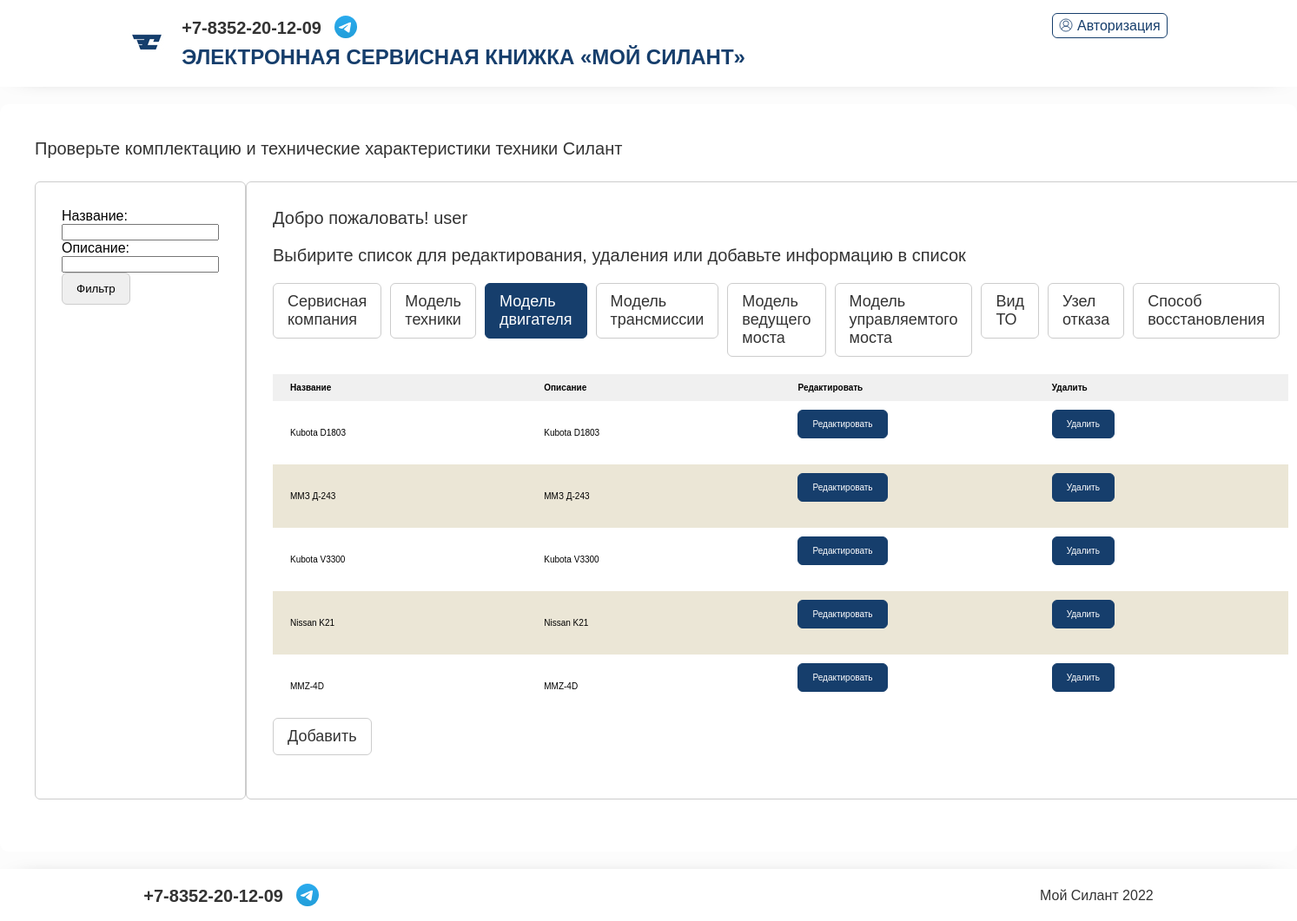
Before: /modeleng/ (signed in) with the older database file.
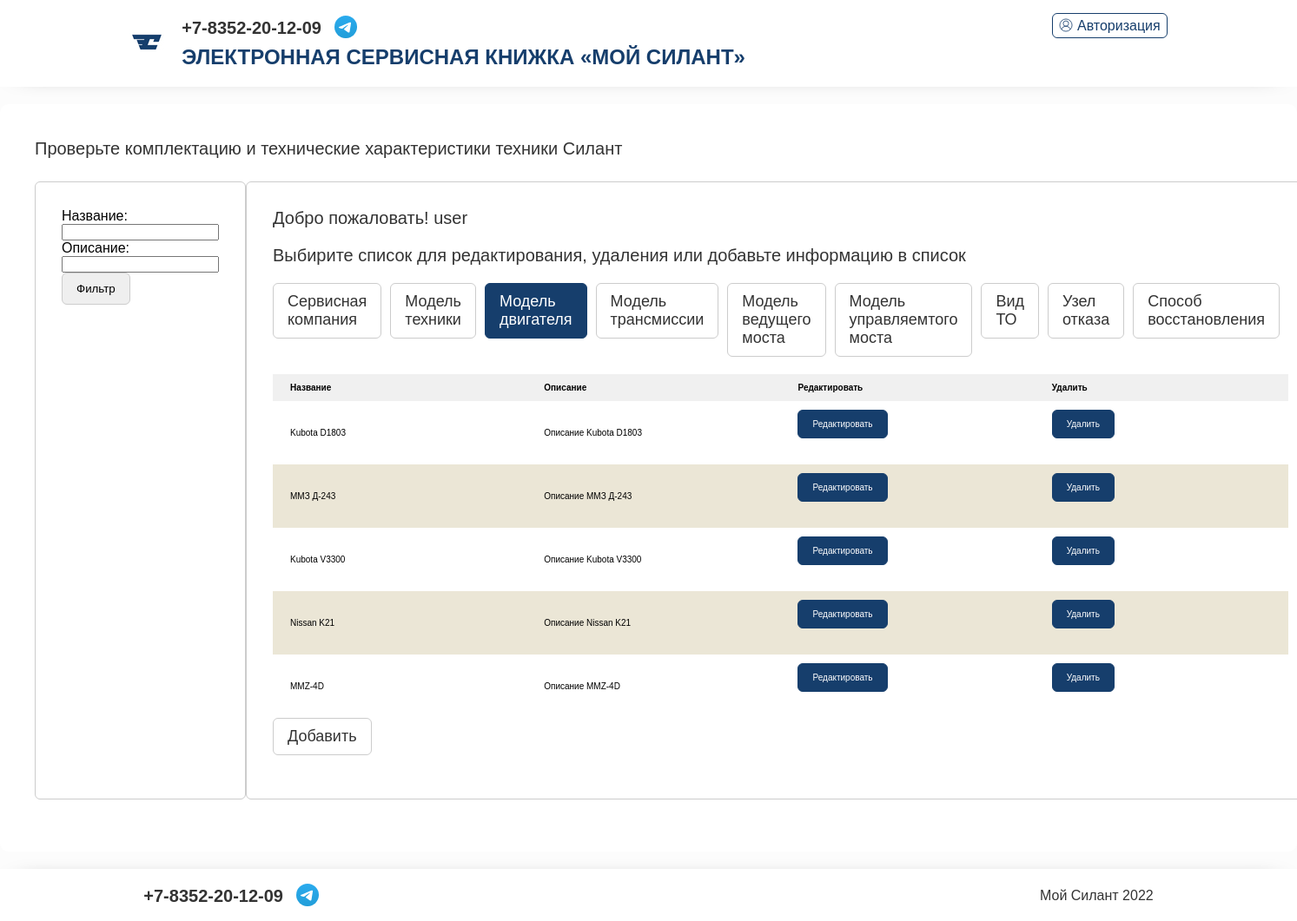
After: the same page with the newer database file.
### service/models.py (models this page shows, shortened)
class EngineModel(models.Model):
    name = models.TextField(verbose_name='Название')
    description = models.TextField(verbose_name='Описание')
    class Meta:
        verbose_name = 'Модель двигателя'

### service/views.py (the view)
# urls.py: path('modeleng/', EngineModelListView.as_view(), name='modeleng'),
class EngineModelListView(PermissionRequiredMixin, ListView):
    permission_required = ('service.view_enginemodel')
    model = EngineModel
    context_object_name = 'enginemodel'
    template_name = 'lists/enginemodel_list.html'
    queryset = EngineModel.objects.all()
    login_url = '/'
    def get_context_data(self, **kwargs):  # забираем отфильтрованные объекты переопределяя метод get_context_data у наследуемого класса (привет, полиморфизм, мы скучали!!!)
        context = super().get_context_data(**kwargs)
        context['filter'] = EngineModelFilter(self.request.GET, queryset=self.get_queryset())  # вписываем наш фильтр в контекст
        return context

### templates/lists/enginemodel_list.html (shortened to what this page needs)
<!DOCTYPE html>
{% extends 'base.html' %}
{% load static %}
{% block content %}
<div id="content">
  <div class="centrator">
    <section>
      <div class="line"><span class="title">Проверьте комплектацию и технические характеристики техники Силант</span></div>
      <div class="line">
        <div class="search_result">
          <div class="result_info">
            <div class="result_collection">
              <form method="GET">
              {{ filter.form }}
              <div class="tabs"><input class="tab" type="submit" value="Фильтр"></div>
              </form>
            </div>
          </div>
        </div>
        <div class="column">
          <div class="search_result">
            <div class="result_info"><span>Добро пожаловать! {{request.user.username}}</span></div>
            <div class="result_info"><span>Выбирите список для редактирования, удаления или добавьте информацию в список</span></div>
            <div class="result_collection">
              <div class="tabs">
                <a href="/servisecomp/"><div class="tab"><span>Сервисная компания</span></div></a>
                <a href="/modeltech/"><div class="tab"><span>Модель техники</span></div></a>
                <a href="/modeleng/"><div class="tab active"><span>Модель двигателя</span></div></a>
                <a href="/modeltrans/"><div class="tab"><span>Модель трансмиссии</span></div></a>
                <a href="/modelaxel/"><div class="tab"><span>Модель ведущего моста</span></div></a>
                <a href="/modelsteer/"><div class="tab"><span>Модель управляемтого моста</span></div></a>
                <a href="/servisetype/"><div class="tab"><span>Вид ТО</span></div></a>
                <a href="/fnode/"><div class="tab"><span>Узел отказа</span></div></a>
                <a href="/reco/"><div class="tab"><span>Способ восстановления</span></div></a>
              </div>
            </div>
            <div class="result_collection">
              <table>
                <tbody><tr>
                  <th class="nam left">Название</th>
                  <th class="nam left">Описание</th>
                  <th class="nam left">Редактировать</th>
                  <th class="nam left">Удалить</th>
                </tr>
                {% for m in filter.qs %}
                <tr id="myUL">
                  <td class="nam left">{{m.name}}</td>
                  <td class="nam left">{{m.description}}</td>
                  <td class="nam left">
                    <div class="tabs">
                      <a href="{% url 'edit_enginemodel' m.pk %}">
                        <div class="tab active"><span><div class="smalltext">Редактировать</div></span></div>
                      </a>
                    </div>
                  </td>
                  <td class="nam left">
                    <div class="tabs">
                      <a href="{% url 'delete_enginemodel' m.pk %}">
                        <div class="tab active"><span><div class="smalltext">Удалить</div></span></div>
                      </a>
                    </div>
                  </td>
                </tr>
                {% endfor %}
                </tbody></table>
              <div class="tabs"><a href="{% url 'create_modeleng' %}"><div class="tab"><span>Добавить</span></div></a></div>
            </div>
          </div>
        </div>
      </div>
  </div>
</div>
{% endblock content %}

Changed rows visible on the page:
changed EngineModel "Kubota D1803": description "Kubota D1803" → "Описание Kubota D1803"
changed EngineModel "ММЗ Д-243": description "ММЗ Д-243" → "Описание ММЗ Д-243"
changed EngineModel "Kubota V3300": description "Kubota V3300" → "Описание Kubota V3300"
changed EngineModel "Nissan K21": description "Nissan K21" → "Описание Nissan K21"
changed EngineModel "MMZ-4D": description "MMZ-4D" → "Описание MMZ-4D"
